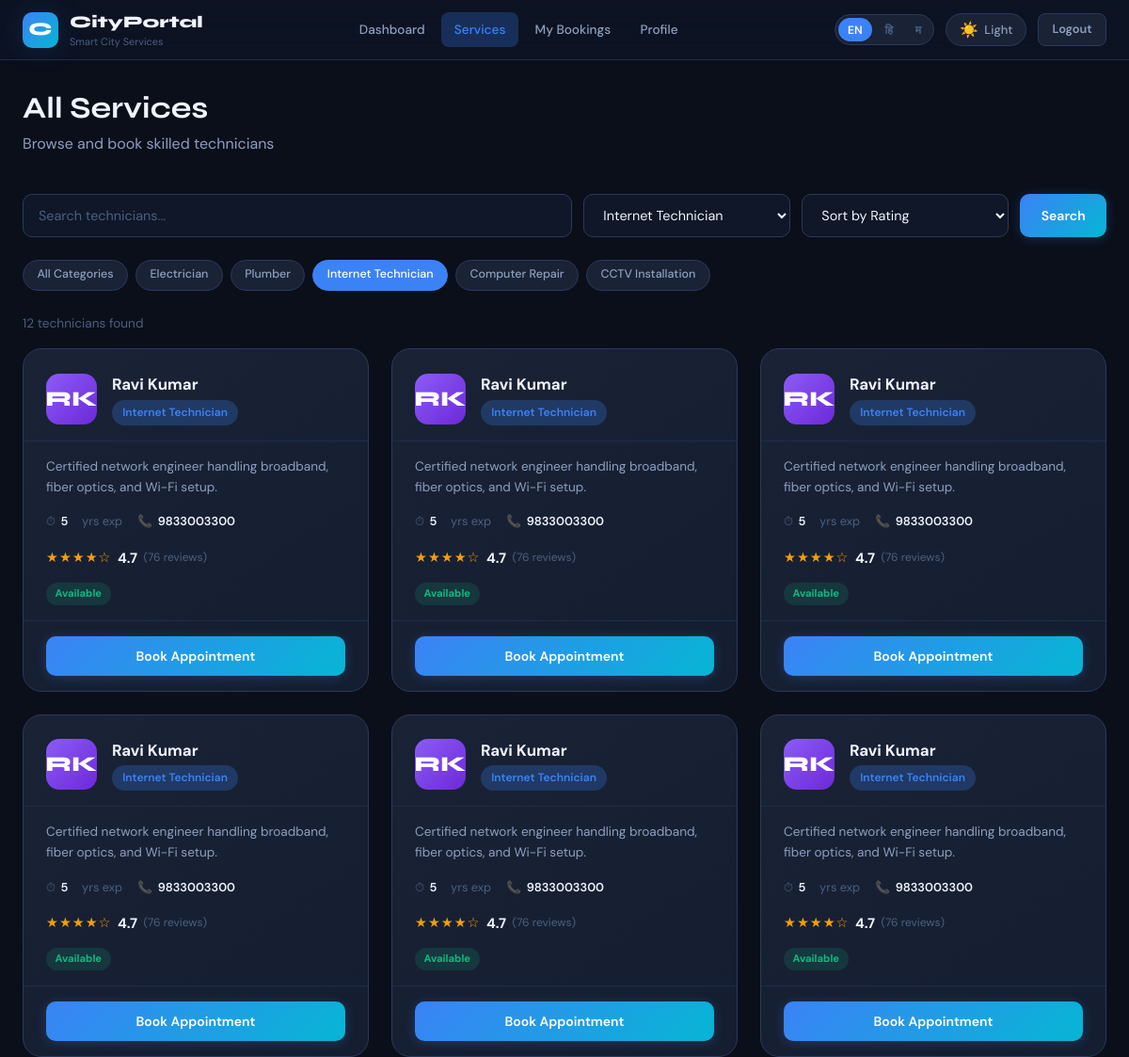
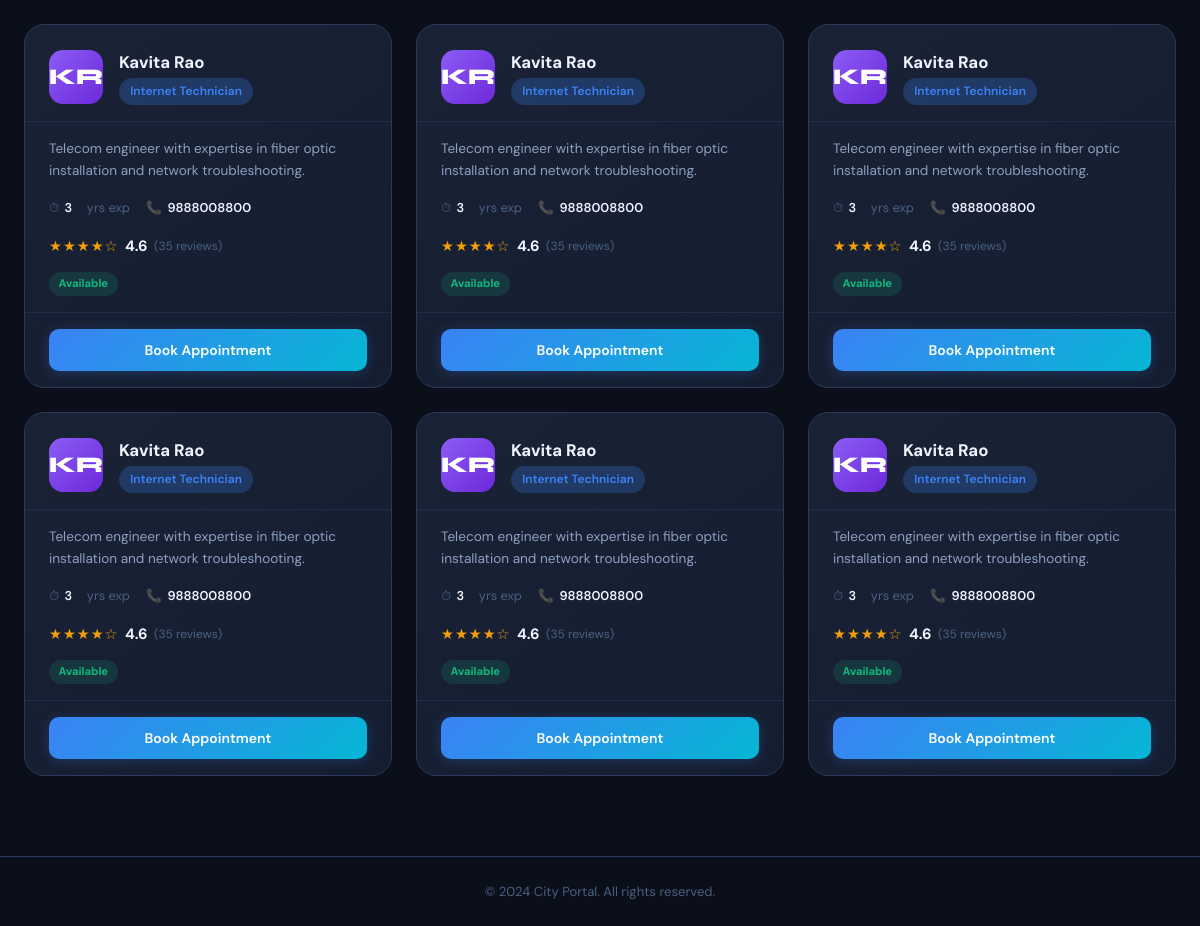
Page /services?cat=Internet+Technician (signed in) on the committed database (2 pictures, top to bottom).
### tables this page shows
CREATE TABLE technicians(
            id INTEGER PRIMARY KEY AUTOINCREMENT,
            name TEXT NOT NULL, specialization TEXT NOT NULL,
            phone TEXT, email TEXT, bio TEXT,
            experience INTEGER DEFAULT 1,
            rating REAL DEFAULT 0, review_count INTEGER DEFAULT 0,
            available INTEGER DEFAULT 1,
            created_at TIMESTAMP DEFAULT CURRENT_TIMESTAMP);

### app.py (the view)
@app.route('/services')
def services():
    if 'user_id' not in session: return redirect(url_for('login'))
    q = request.args.get('q','')
    cat = request.args.get('cat','')
    sort = request.args.get('sort','rating')
    con = db()
    query = 'SELECT * FROM technicians WHERE available=1'
    params = []
    if q:
        query += ' AND (name LIKE ? OR specialization LIKE ? OR bio LIKE ?)'
        params += [f'%{q}%',f'%{q}%',f'%{q}%']
    if cat:
        query += ' AND specialization=?'; params.append(cat)
    order = {'rating':'rating DESC','name':'name ASC','exp':'experience DESC'}.get(sort,'rating DESC')
    query += f' ORDER BY {order}'
    techs = con.execute(query, params).fetchall()
    cats = [r[0] for r in con.execute('SELECT DISTINCT specialization FROM technicians').fetchall()]
    con.close()
    return render_template('services.html', techs=techs, cats=cats, q=q, cat=cat, sort=sort, user=current_user())

### app.py (called while the page is built)
def db():
    c = sqlite3.connect(DB); c.row_factory = sqlite3.Row; return c

def current_user():
    if 'user_id' not in session: return None
    con = db()
    u = con.execute('SELECT * FROM users WHERE id=?', (session['user_id'],)).fetchone()
    con.close(); return u

### templates/services.html (shortened to what this page needs)
{% extends "base.html" %}
{% block content %}
<div class="main-content">
  <div class="page-header">
    <h1 data-t="svc_title">All Services</h1>
    <p data-t="svc_subtitle">Browse and book skilled technicians</p>
  </div>
  <form method="GET" action="{{ url_for('services') }}">
    <div class="search-bar">
      <input type="text" name="q" class="form-control" data-t-ph="svc_search" placeholder="Search technicians..." value="{{ q }}"/>
      <select name="cat" class="form-control" style="max-width:200px">
        {% for c in cats %}
        <option value="{{ c }}" {% if cat==c %}selected{% endif %}>{{ c }}</option>
        {% endfor %}
      </select>
      <select name="sort" class="form-control" style="max-width:180px">
        <option value="rating" {% if sort=='rating' %}selected{% endif %} data-t="svc_sort_rating">Sort by Rating</option>
      </select>
      <button type="submit" class="btn btn-primary" data-t="svc_search_btn">Search</button>
    </div>
  </form>
  <div class="filter-chips">
    <a href="{{ url_for('services') }}" class="chip {% if not cat %}active{% endif %}" data-t="svc_filter_all">All</a>
    {% for c in cats %}
    <a href="{{ url_for('services', cat=c) }}" class="chip {% if cat==c %}active{% endif %}">
      <span data-service="{{ c }}">{{ c }}</span>
    </a>
    {% endfor %}
  </div>
  <p style="margin-bottom:1rem;color:var(--text-muted);font-size:.85rem">
    {{ techs|length }} technician{% if techs|length != 1 %}s{% endif %} found
  </p>
  {% if techs %}
  <div class="tech-grid">
    {% for t in techs %}
    {% set initials = t.name.split()[0][0] + (t.name.split()[1][0] if t.name.split()|length > 1 else '') %}
    {% set svc_class = 'svc-' + t.specialization.split()[0] %}
    <div class="tech-card fade-in">
      <div class="tech-card-header">
        <div class="tech-avatar {{ svc_class }}">{{ initials }}</div>
        <div>
          <div class="tech-name">{{ t.name }}</div>
          <span class="tech-spec"><span data-service="{{ t.specialization }}">{{ t.specialization }}</span></span>
        </div>
      </div>
      <div class="tech-card-body">
        <p class="tech-bio">{{ t.bio }}</p>
        <div class="tech-meta">
          <div class="tech-meta-item">
            ⏱ <span class="val">{{ t.experience }}</span>&nbsp;<span data-t="svc_exp">yrs exp</span>
          </div>
          <div class="tech-meta-item">
            📞 <span class="val">{{ t.phone }}</span>
          </div>
        </div>
        <div class="tech-rating" style="margin-bottom:.75rem">
          <span class="stars-display">{{ '★' * t.rating|int }}{{ '☆' * (5 - t.rating|int) }}</span>
          <span class="rating-num">{{ t.rating }}</span>
          <span class="review-cnt">({{ t.review_count }} <span data-t="svc_reviews">reviews</span>)</span>
        </div>
        <span class="badge-avail {{ 'yes' if t.available else 'no' }}" data-t="{{ 'svc_available' if t.available else 'svc_unavailable' }}">
        </span>
      </div>
      <div class="tech-card-footer">
        {% if t.available %}
        <a href="{{ url_for('book', tech_id=t.id) }}" class="btn btn-primary btn-full" data-t="svc_book">Book Appointment</a>
        {% else %}
        <button class="btn btn-secondary btn-full" disabled data-t="svc_unavailable">Unavailable</button>
        {% endif %}
      </div>
    </div>
    {% endfor %}
  </div>
  {% else %}
  <div class="card" style="text-align:center;padding:3rem">
    <div style="font-size:3rem;margin-bottom:1rem">🔍</div>
    <h3 data-t="svc_no_result">No technicians found</h3>
  </div>
  {% endif %}
</div>
{% endblock %}

### rows in the picture
technicians: initials "RK", name "Ravi Kumar", bio "Certified network engineer handling broadband, fiber optics, and Wi-Fi setup.", experience "5", phone "9833003300", rating "★★★★", rating "☆", rating "4.7", review_count "76"
technicians: initials "RK", name "Ravi Kumar", bio "Certified network engineer handling broadband, fiber optics, and Wi-Fi setup.", experience "5", phone "9833003300", rating "★★★★", rating "☆", rating "4.7", review_count "76"
technicians: initials "RK", name "Ravi Kumar", bio "Certified network engineer handling broadband, fiber optics, and Wi-Fi setup.", experience "5", phone "9833003300", rating "★★★★", rating "☆", rating "4.7", review_count "76"
technicians: initials "RK", name "Ravi Kumar", bio "Certified network engineer handling broadband, fiber optics, and Wi-Fi setup.", experience "5", phone "9833003300", rating "★★★★", rating "☆", rating "4.7", review_count "76"
technicians: initials "RK", name "Ravi Kumar", bio "Certified network engineer handling broadband, fiber optics, and Wi-Fi setup.", experience "5", phone "9833003300", rating "★★★★", rating "☆", rating "4.7", review_count "76"
technicians: initials "RK", name "Ravi Kumar", bio "Certified network engineer handling broadband, fiber optics, and Wi-Fi setup.", experience "5", phone "9833003300", rating "★★★★", rating "☆", rating "4.7", review_count "76"
technicians: initials "KR", name "Kavita Rao", bio "Telecom engineer with expertise in fiber optic installation and network troubleshooting.", experience "3", phone "9888008800", rating "★★★★", rating "☆", rating "4.6", review_count "35"
technicians: initials "KR", name "Kavita Rao", bio "Telecom engineer with expertise in fiber optic installation and network troubleshooting.", experience "3", phone "9888008800", rating "★★★★", rating "☆", rating "4.6", review_count "35"
technicians: initials "KR", name "Kavita Rao", bio "Telecom engineer with expertise in fiber optic installation and network troubleshooting.", experience "3", phone "9888008800", rating "★★★★", rating "☆", rating "4.6", review_count "35"
technicians: initials "KR", name "Kavita Rao", bio "Telecom engineer with expertise in fiber optic installation and network troubleshooting.", experience "3", phone "9888008800", rating "★★★★", rating "☆", rating "4.6", review_count "35"
technicians: initials "KR", name "Kavita Rao", bio "Telecom engineer with expertise in fiber optic installation and network troubleshooting.", experience "3", phone "9888008800", rating "★★★★", rating "☆", rating "4.6", review_count "35"
technicians: initials "KR", name "Kavita Rao", bio "Telecom engineer with expertise in fiber optic installation and network troubleshooting.", experience "3", phone "9888008800", rating "★★★★", rating "☆", rating "4.6", review_count "35"

### other values in the picture
{{ techs|length }} "12"
form field cat "Internet Technician"
